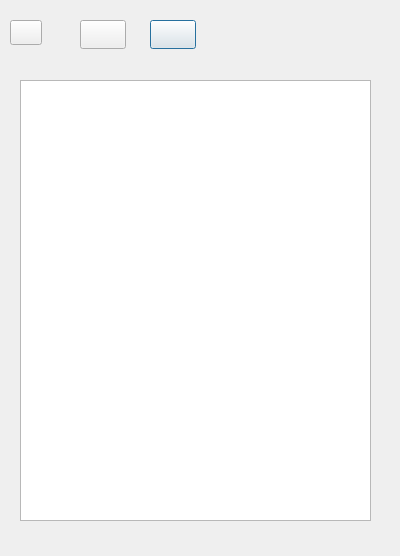
<?xml version="1.0" encoding="UTF-8"?>
<ui version="4.0">
 <class>CodeGenerator</class>
 <widget class="QDialog" name="CodeGenerator">
  <property name="geometry">
   <rect>
    <x>0</x>
    <y>0</y>
    <width>400</width>
    <height>556</height>
   </rect>
  </property>
  <property name="windowTitle">
   <string>Dialog</string>
  </property>
  <widget class="QPushButton" name="LED">
   <property name="geometry">
    <rect>
     <x>10</x>
     <y>20</y>
     <width>32</width>
     <height>25</height>
    </rect>
   </property>
   <property name="sizePolicy">
    <sizepolicy hsizetype="Fixed" vsizetype="Fixed">
     <horstretch>20</horstretch>
     <verstretch>20</verstretch>
    </sizepolicy>
   </property>
   <property name="text">
    <string/>
   </property>
  </widget>
  <widget class="QPushButton" name="pushExit">
   <property name="geometry">
    <rect>
     <x>80</x>
     <y>20</y>
     <width>46</width>
     <height>29</height>
    </rect>
   </property>
   <property name="sizePolicy">
    <sizepolicy hsizetype="Expanding" vsizetype="Expanding">
     <horstretch>0</horstretch>
     <verstretch>0</verstretch>
    </sizepolicy>
   </property>
   <property name="toolTip">
    <string>&lt;html&gt;&lt;head/&gt;&lt;body&gt;&lt;p&gt;- compiles into all available code languages&lt;/p&gt;&lt;p&gt;- writes equations and variables as well as index file&lt;/p&gt;&lt;p&gt;- generates latex files with dot graphs&lt;/p&gt;&lt;/body&gt;&lt;/html&gt;</string>
   </property>
   <property name="text">
    <string/>
   </property>
   <property name="autoDefault">
    <bool>false</bool>
   </property>
   <property name="default">
    <bool>true</bool>
   </property>
  </widget>
  <widget class="QPlainTextEdit" name="textOutput">
   <property name="geometry">
    <rect>
     <x>20</x>
     <y>80</y>
     <width>351</width>
     <height>441</height>
    </rect>
   </property>
  </widget>
  <widget class="QPushButton" name="pushInfo">
   <property name="geometry">
    <rect>
     <x>150</x>
     <y>20</y>
     <width>46</width>
     <height>29</height>
    </rect>
   </property>
   <property name="sizePolicy">
    <sizepolicy hsizetype="Expanding" vsizetype="Expanding">
     <horstretch>0</horstretch>
     <verstretch>0</verstretch>
    </sizepolicy>
   </property>
   <property name="toolTip">
    <string>&lt;html&gt;&lt;head/&gt;&lt;body&gt;&lt;p&gt;- compiles into all available code languages&lt;/p&gt;&lt;p&gt;- writes equations and variables as well as index file&lt;/p&gt;&lt;p&gt;- generates latex files with dot graphs&lt;/p&gt;&lt;/body&gt;&lt;/html&gt;</string>
   </property>
   <property name="text">
    <string/>
   </property>
   <property name="autoDefault">
    <bool>false</bool>
   </property>
   <property name="default">
    <bool>true</bool>
   </property>
  </widget>
 </widget>
 <resources/>
 <connections/>
</ui>
